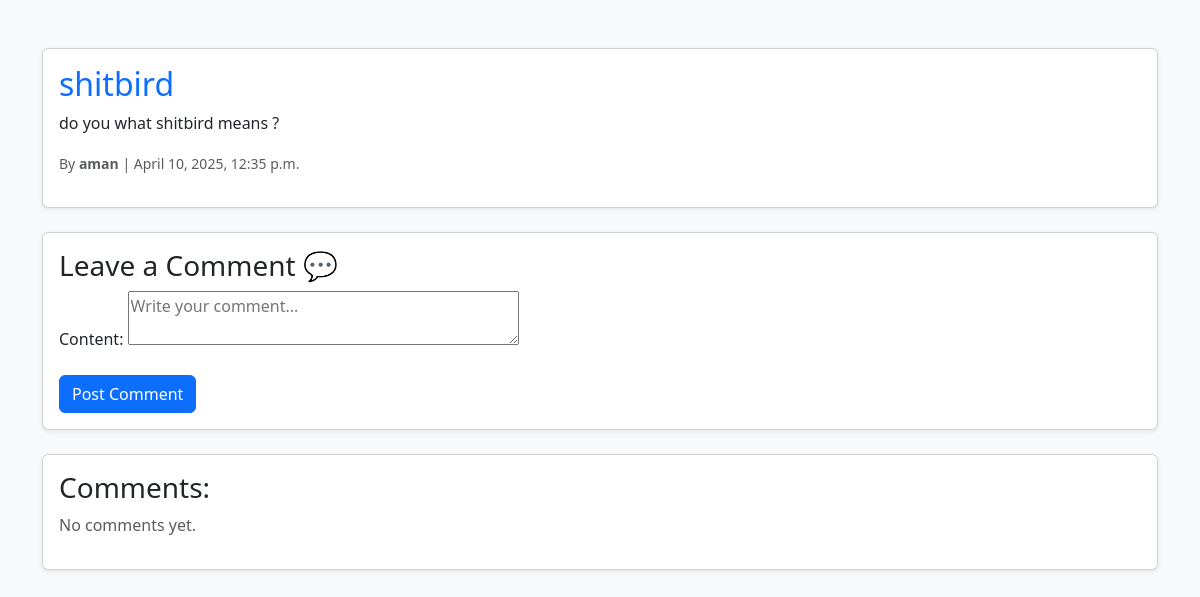
Page /post/4/ on the earlier database version.
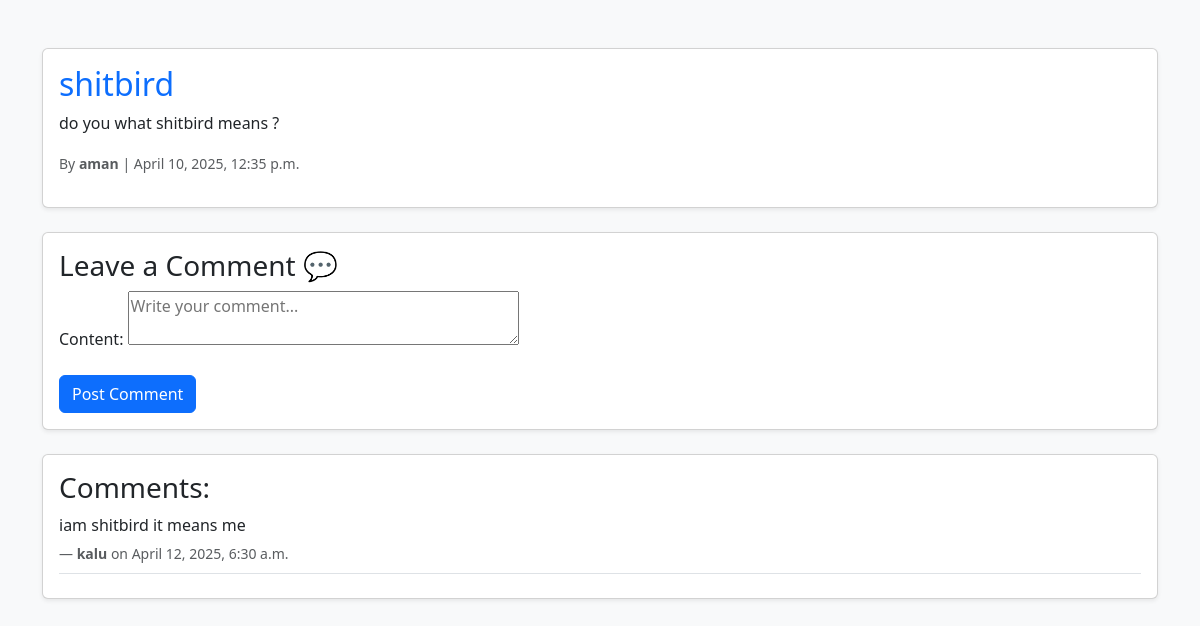
Same page on the later database version.
### accounts/models.py (models this page shows, shortened)
class Comment(models.Model):
    post = models.ForeignKey(ProfilePost, on_delete=models.CASCADE, related_name='comments')
    user = models.ForeignKey(settings.AUTH_USER_MODEL, on_delete=models.CASCADE)
    content = models.TextField()
    created_at = models.DateTimeField(auto_now_add=True)

class CustomUser(AbstractBaseUser, PermissionsMixin):
    email = models.EmailField(unique=True)
    username = models.CharField(max_length=150, unique=True)
    phone = models.CharField(max_length=15, blank=True, null=True)
    bio = models.TextField(blank=True, null=True)
    is_active = models.BooleanField(default=True)
    is_staff = models.BooleanField(default=False)
    objects = CustomUserManager()
    USERNAME_FIELD = 'email'
    REQUIRED_FIELDS = ['username']

### accounts/views.py (the view)
# urls.py: path('post/<int:post_id>/', views.post_detail_view, name='post_detail'),
def post_detail_view(request, post_id):
    post = get_object_or_404(ProfilePost, id=post_id)
    comments = post.comments.all()
    if request.method == 'POST':
        form = CommentForm(request.POST)
        if form.is_valid():
            comment = form.save(commit=False)
            comment.user = request.user
            comment.post = post
            comment.save()
            return redirect('post_detail', post_id=post.id)
    else:
        form = CommentForm()
    return render(request, 'accounts/post_detail.html', {
        'post': post,
        'comments': comments,
        'form': form
    })

### accounts/forms.py
class CommentForm(forms.ModelForm):
    class Meta:
        model = Comment
        fields = ['content']
        widgets = {
            'content': forms.Textarea(attrs={'rows': 2, 'placeholder': 'Write your comment...'}),
        }

### accounts/templates/accounts/post_detail.html (shortened to what this page needs)
<!DOCTYPE html>
<html lang="en">
<head>
    <link href="https://cdn.jsdelivr.net/npm/bootstrap@5.3.0/dist/css/bootstrap.min.css" rel="stylesheet">
</head>
<body class="bg-light">
    <div class="container mt-5">
        <div class="card shadow-sm mb-4">
            <div class="card-body">
                <h2 class="card-title text-primary">{{ post.title }}</h2>
                <p class="card-text">{{ post.content }}</p>
                <p class="text-muted"><small>By <strong>{{ post.user.username }}</strong> | {{ post.created_at|date:"F j, Y, g:i a" }}</small></p>
            </div>
        </div>
        <div class="card shadow-sm mb-4">
            <div class="card-body">
                <h3 class="card-title">Leave a Comment 💬</h3>
                <form method="post">
                    {{ form.as_p }}
                    <button type="submit" class="btn btn-primary mt-2">Post Comment</button>
                </form>
            </div>
        </div>
        <div class="card shadow-sm">
            <div class="card-body">
                <h3 class="card-title">Comments:</h3>
                {% for comment in comments %}
                    <div class="border-bottom pb-2 mb-2">
                        <p class="mb-1">{{ comment.content }}</p>
                        <small class="text-muted">— <strong>{{ comment.user.username }}</strong> on {{ comment.created_at|date:"F j, Y, g:i a" }}</small>
                    </div>
                {% empty %}
                    <p class="text-muted">No comments yet.</p>
                {% endfor %}
            </div>
        </div>
    </div>
</body>
</html>

Differences in the rows shown:
added Comment: content "iam shitbird it means me", user.username "kalu", created_at "April 12, 2025, 6:30 a.m."
Other differences:
text no longer shown: "No comments yet."
